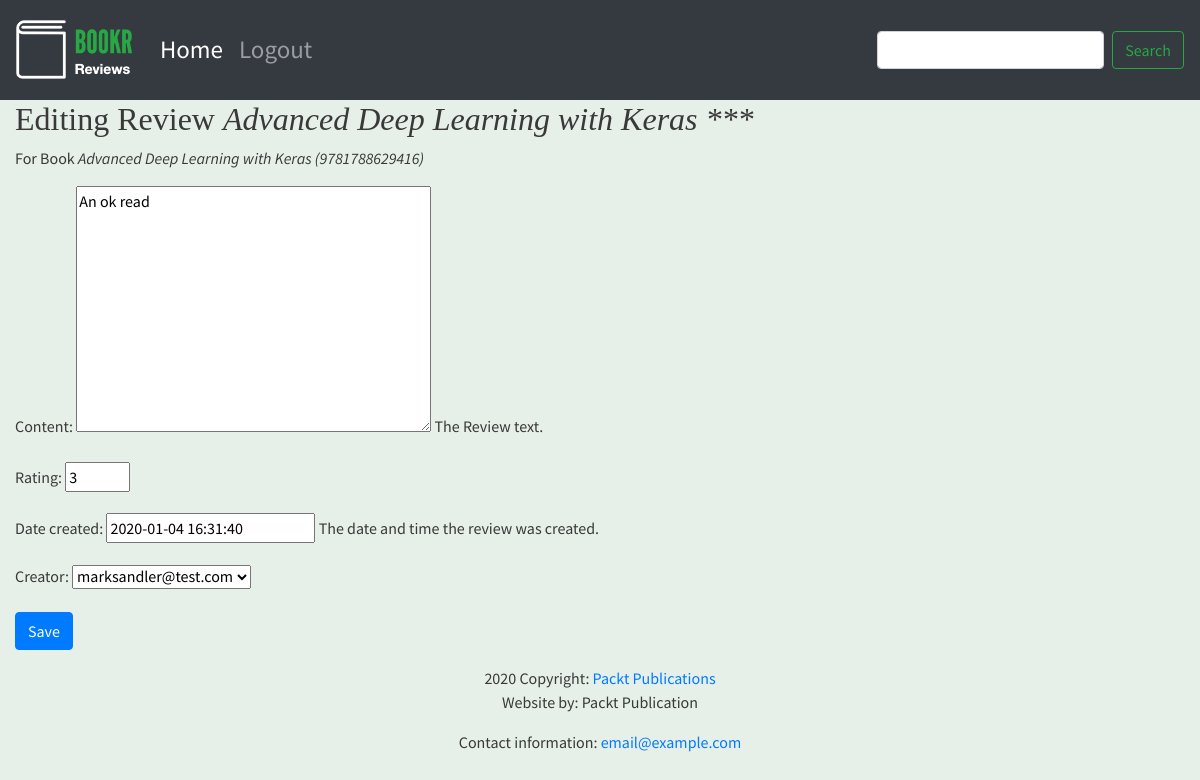
Screenshot of /books/1/reviews/2 with the database file from the repository.
### reviews/models.py (models this page shows, shortened)
class Review(models.Model):
    content = models.TextField(help_text="The Review text.")
    rating = models.IntegerField(help_text="The rating the reviewer has given.")
    date_created = models.DateTimeField(help_text="The date and time the review was created.")
    date_edited = models.DateTimeField(null=True, help_text="The date and time the review was last edited.")
    creator = models.ForeignKey(auth.get_user_model(), on_delete=models.CASCADE)
    book = models.ForeignKey(Book, on_delete=models.CASCADE, help_text="The Book that this review is for.")
    def __str__(self):
        rating = self.rating * "*"
        return f"{self.book.title} {rating}"

class Book(models.Model):
    title = models.CharField(max_length=70, help_text="The title of the book.")
    publication_date = models.DateField(verbose_name="Date the book was published.")
    isbn = models.CharField(max_length=20, verbose_name="ISBN number of the book")
    publisher = models.ForeignKey(Publisher, on_delete = models.CASCADE)
    contributors = models.ManyToManyField("Contributor", through="BookContributor")
    def __str__(self):
        return f"{self.title} ({self.isbn})"

### reviews/views.py (the view)
# urls.py: path('books/<int:book_pk>/reviews/<int:review_pk>', views.review_edit, name='review_edit')
def review_edit(request, book_pk, review_pk=None):
    book = get_object_or_404(Book, pk=book_pk)
    if review_pk is not None:
        review = get_object_or_404(Review, book_id=book_pk, pk=review_pk)
    else:
        review = None
    if request.method == "POST":
        form = ReviewForm(request.POST, instance=review)
        if form.is_valid():
            updated_review = form.save(False)
            updated_review.book =  book
            if review is None:
                messages.success(request, f"Review for '{book}' created.")
            else:
                updated_review.date_edited = timezone.now()
                messages.success(request, f"Review for '{book}' updated.")
            updated_review.save()
            return redirect("book_detail", book.pk)
    else:
        form = ReviewForm(instance=review)
    return render(request, "reviews/instance-form.html", {
        "form": form,
        "instance": review,
        "model_type": "Review",
        "related_instance": book,
        "related_model_type": "Book"
    })

### reviews/forms.py
class ReviewForm(forms.ModelForm):
    class Meta:
        model = Review
        exclude = ["date_edited", "book"]
    rating = forms.IntegerField(min_value=0, max_value=5)

### reviews/templates/reviews/instance-form.html (shortened to what this page needs)
{% extends 'reviews/base.html' %}
    {% block content %}
        <h2>
            {% if instance %}
                Editing {{ model_type }} <em>{{ instance }}</em>
            {% else %}
                New {{ model_type }}
            {% endif %}
        </h2>
        {% if related_instance and related_model_type %}
            <p>
                For {{ related_model_type }} <em>{{ related_instance }}</em>
            </p>
        {% endif %}
        <form method="post">
            {{ form.as_p }}
            <button type="submit" class="btn btn-primary">
                {% if instance %}
                    Save
                {% else %}
                    Create
                {% endif %}
            </button>
        </form>
    {% endblock %}

### static/main.css (style rules this page uses)
body { font-family: 'Source Sans Pro', sans-serif; background-color: #e6efe8; color: #393939; }
h1, h2, h3, h4, h5, h6 { font-family: 'Libre Baskerville', serif; }

### rows the page displays
Review: rating+book "Advanced Deep Learning with Keras ***", content "An ok read", rating "3", date_created "2020-01-04 16:31:40", creator "marksandler@test.com"
Book: title+isbn "Advanced Deep Learning with Keras (9781788629416)"

### other values shown
{{ model_type }} "Review"
{{ related_model_type }} "Book"
